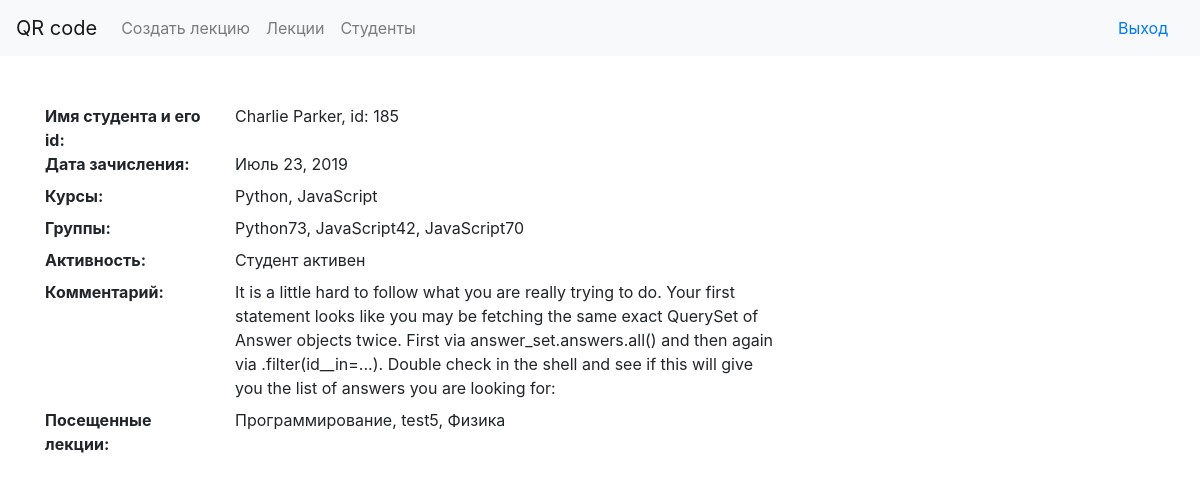
The page /students/185 (signed in) on the database its author committed.
### lecturer/models.py (models this page shows, shortened)
class StudentsAll(models.Model):
    name = models.CharField(
        verbose_name='Студент',
        max_length=200,
        unique=True)
    start_date = models.DateField(verbose_name='Дата зачисления студента')
    activity = models.BooleanField(verbose_name='Активность', default=True)
    my_group = models.ManyToManyField(
        Group,
        verbose_name='Группы',
        blank=True,
    )
    comment = models.TextField(
        verbose_name='Комментарий',
        blank=True
    )
    class Meta:
        verbose_name = 'Студент'
        verbose_name_plural = 'Студенты'

class Course(models.Model):
    course_name = models.CharField(
        verbose_name='Название курса',
        max_length=200,
        unique=True
    )
    activity = models.BooleanField(verbose_name='Активность', default=True)
    comment = models.TextField(
        verbose_name='Комментарий',
        blank=True
    )
    class Meta:
        verbose_name = 'Курс'
        verbose_name_plural = 'Курсы'
    def __str__(self):
        return str(self.course_name)

class Group(models.Model):
    group_name = models.CharField(
        verbose_name='Название группы',
        max_length=200,
        unique=True,
    )
    course = models.ForeignKey(
        Course,
        verbose_name='Курс',
        on_delete=models.CASCADE,
    )
    start_date = models.DateField(verbose_name='Дата начала обучения')
    end_date = models.DateField(verbose_name='Дата окончания обучения')
    activity = models.BooleanField(verbose_name='Активность', default=True)
    comment = models.TextField(
        verbose_name='Комментарий',
        blank=True
    )
    class Meta:
        verbose_name = 'Группа'
        verbose_name_plural = 'Группы'
    def __str__(self):
        return str(self.group_name)
    def stud_count_admin(self):
        return str(StudentsAll.objects.filter(
            my_group__group_name=self.group_name
        ).count())
    stud_count_admin.short_description = 'Студентов в группе'

class Lecture(models.Model):
    lecture_name = models.CharField(
        verbose_name='Лекция',
        max_length=200,
    )
    students_count = models.IntegerField(default=0)
    time = models.DateTimeField(verbose_name='Дата лекции')
    student = models.ManyToManyField(
        StudentsAll,
        verbose_name='Студенты',
        blank=True
    )
    group = models.ManyToManyField(Group, verbose_name='Группа', blank=True)
    comment = models.TextField(
        verbose_name='Комментарий',
        blank=True
    )
    class Meta:
        verbose_name = 'Лекция'
        verbose_name_plural = 'Лекции'
        ordering = ['-time']
    def __str__(self):
        return str(self.lecture_name)
    def stud_count_admin(self):
        return str(self.student.count()) + ' из ' + str(self.students_count)
    stud_count_admin.short_description = 'Студентов пришло'

### lecturer/views.py (the view)
# urls.py: path('students/<int:id>', student_more, name='student_more_url'),
@login_required(login_url='login')
def student_more(request, id):
    student = StudentsAll.objects.get(id=id)
    courses = set([group.course for group in student.my_group.all()])
    return render(
        request, 'lecturer/student_more.html', context={
            'student': student,
            'courses': courses
        }
    )

### lecturer/templates/lecturer/student_more.html (shortened to what this page needs)
{% extends "lecturer/base.html" %}
{% block content %}
        <dl class="row">
          <dt class="col-sm-3">Имя студента и его id:</dt>
          <dd class="col-sm-9">{{ student.name }}, id: {{ student.id }}</dd>
          <dt class="col-sm-3">Дата зачисления:</dt>
          <dd class="col-sm-9">{{ student.start_date }}</dd>
          <dt class="col-sm-3">Курсы:</dt>
          <dd class="col-sm-9">{% for course in courses %}{{ course }}{% if not forloop.last %},{% endif %} {% endfor %}</dd>
          <dt class="col-sm-3">Группы:</dt>
          <dd class="col-sm-9">{% for group in student.my_group.all %} {{ group }}{% if not forloop.last %},{% endif %} {% endfor %}</dd>
          <dt class="col-sm-3">Активность:</dt>
          <dd class="col-sm-9">{% if student.activity %} Студент активен {% else %} Студент не активен {% endif %} </dd>
          <dt class="col-sm-3">Комментарий:</dt>
          <dd class="col-sm-9">{{ student.comment }}</dd>
          <dt class="col-sm-3">Посещенные лекции:</dt>
          <dd class="col-sm-9">{% for lect in student.lecture_set.all %} {{ lect }}{% if not forloop.last %},{% endif %} {% endfor %}</dd>
        </dl>
{% endblock %}

### rows shown on the page
StudentsAll: name "Charlie Parker", id "185", start_date "Июль 23, 2019", comment "It is a little hard to follow what you are really trying to do. Your first statement looks like you may be fetching the same exact QuerySet of Answer objects twice. First via answer_set.answers.all() and then again via .filter(id__in=...). Double check in the shell and see if this will give you the list of answers you are looking for:"
Course: course_name "Python"
Course: course_name "JavaScript"
Group: group_name "Python73"
Group: group_name "JavaScript42"
Group: group_name "JavaScript70"
Lecture: lecture_name "Программирование"
Lecture: lecture_name "test5"
Lecture: lecture_name "Физика"
